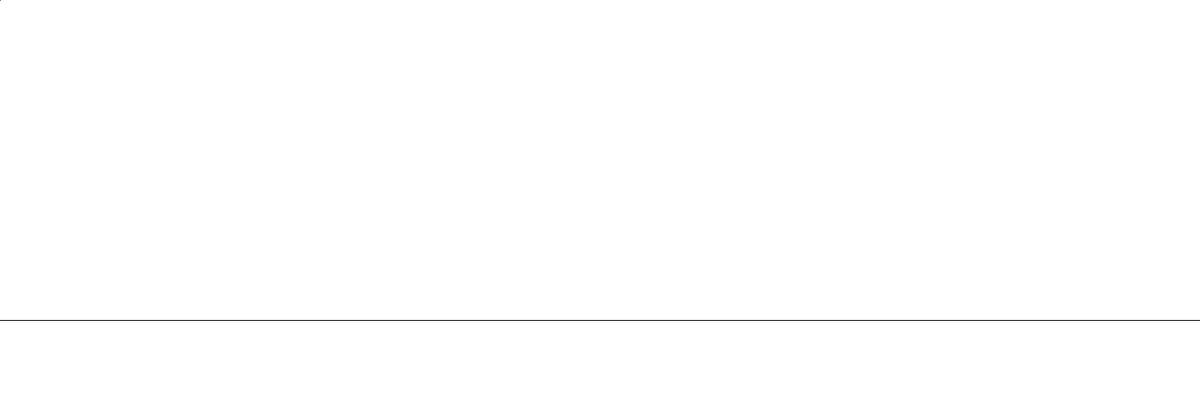
Frame 1 (no input)
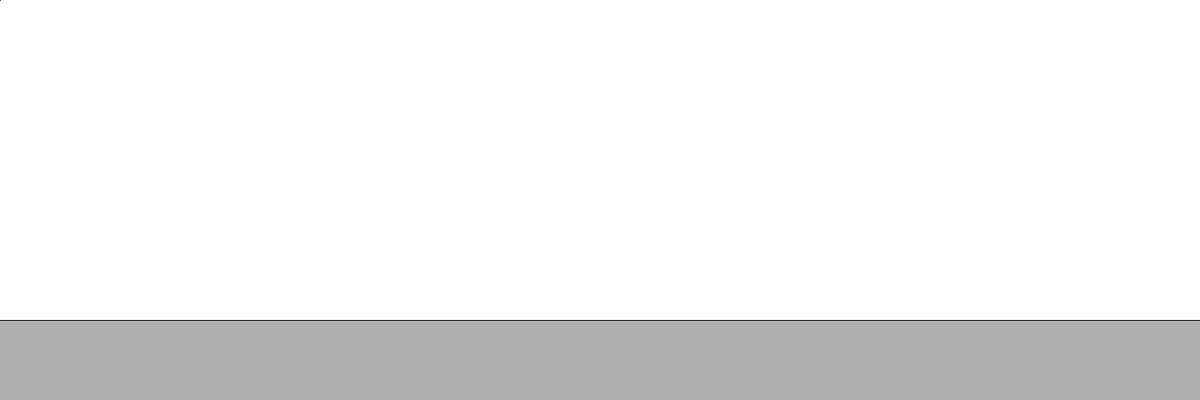
Frame 60 (the mouse pressed at the canvas centre just before this capture)
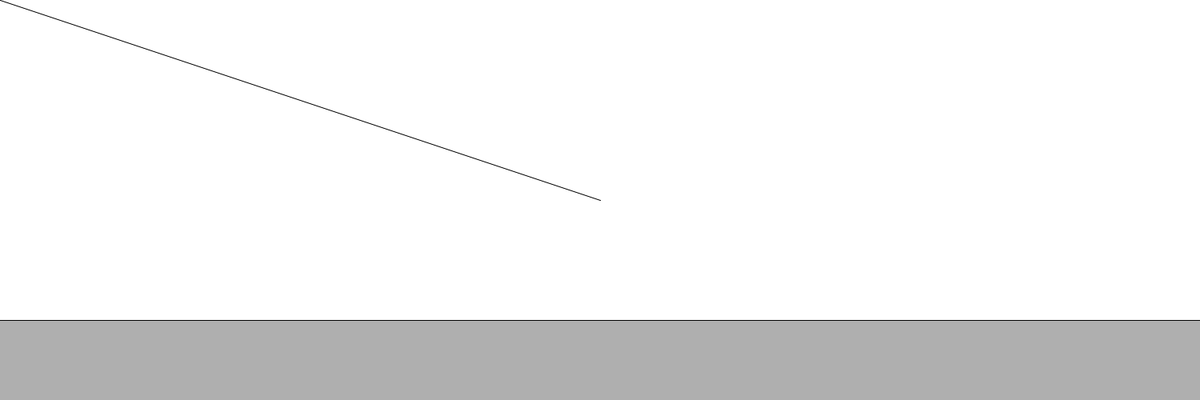
Frame 120 (the mouse held since frame 60 and released just before this capture)

The Processing sketch that drew these frames (run headless with seeded random() and noise(); from frame 60 on, the mouse is pressed at the canvas centre):

// Processing sketch: processing_12501
// ── processing_12501.pde

//float height= random (10,300);
//float width= random (10, 50);

void setup () {
  size (1500,500);
  background (255);
  smooth ();
}

void draw () {
  //ground
  rectMode (CENTER);
  rect (0, 450, 3000,100);
  fill (175);
  stroke (0);
  
    stroke (0);
  abs (mouseX-pmouseX); //the speed at which the mouse is moving
  line (pmouseX, pmouseY, mouseX, mouseY);

}

void keyPressed () {
  background (255);
  rectMode (CENTER);
  rect (0, 450, 3000,100);
  fill (175);
  stroke (0);
}
